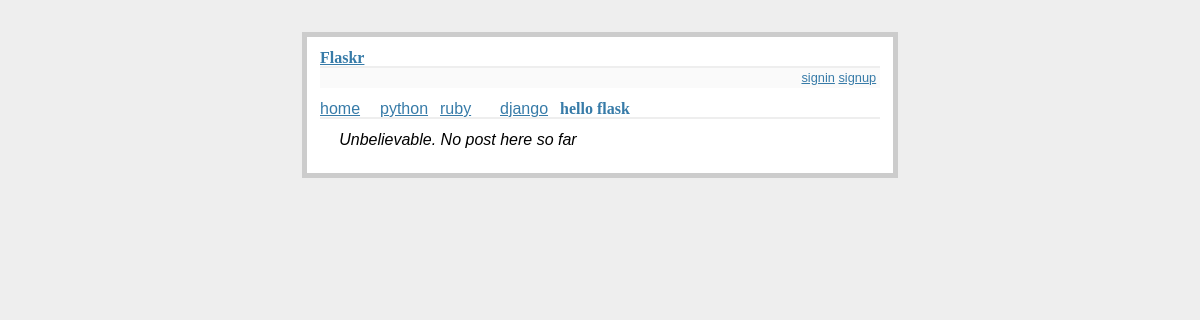
Before: /detail/24 with the older database file.
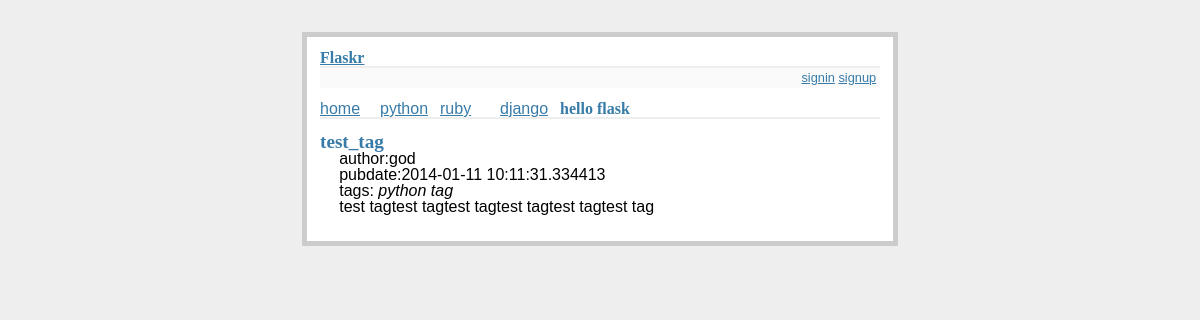
After: the same page with the newer database file.
### app/models.py (models this page shows, shortened)
class Category(db.Model):
    id = db.Column(db.Integer, primary_key=True)
    name = db.Column(db.String(50))

class Post(db.Model):
    id = db.Column(db.Integer, primary_key=True)
    title = db.Column(db.String(80))
    body = db.Column(db.Text)
    pub_date = db.Column(db.DateTime)
    category_id = db.Column(db.Integer, db.ForeignKey('category.id'))
    category = db.relationship(
        'Category', backref=db.backref('posts', lazy='dynamic'))
    user_id = db.Column(db.Integer, db.ForeignKey('user.id'))
    user = db.relationship(
        'User', backref=db.backref('users', lazy='dynamic'))
    tags = db.relationship('Tag', secondary=tag_post,
                           backref=db.backref('tags', lazy='dynamic'))

class User(db.Model):
    id = db.Column(db.Integer, primary_key=True)
    nickname = db.Column(db.String(60), index=True, unique=True)
    email = db.Column(db.String(120), index=True, unique=True)
    password = db.Column(db.String(40), index=True, unique=True)
    role = db.Column(db.SmallInteger, default=ROLE_USER)

class Tag(db.Model):
    id = db.Column(db.Integer, primary_key=True)
    content = db.Column(db.String(100))
    posts = db.relationship('Post', secondary=tag_post,
                            backref=db.backref('posts', lazy='dynamic'))

### app/views.py (the view)
@app.route('/detail/<id>')
def detail(id):
    categories = Category.query.filter().all()
    post = Post.query.filter_by(id=id).first()
    return render_template('detail.html', categories=categories, post=post)

### app/templates/detail.html
{% extends "base.html" %}
{% block content %}
  <h1>hello flask</h1>
  <ul class=entries>
  {% if post %}
    <li>
      <h2>{{ post.title }}</h2>
      <span>
        author:{{ post.user.nickname }}<br />
        pubdate:{{ post.pub_date }}<br />
        tags:
        {% if post.tags %}
          {% for tag in post.tags %}
          <em>{{ tag.content }}</em>
          {% endfor %}
        {% else %}
          None
        {% endif %}
      </span>
      <div>
        {{ post.body|safe }}
      </div>
    </li>
  {% else %}
    <li><em>Unbelievable.  No post here so far</em></li>
  {% endif %}
  </ul>
{% endblock %}

### app/templates/base.html (shortened to what this page needs)
<!doctype html>
<html>
  <head>
    <link rel=stylesheet type=text/css href="{{ url_for('static', filename='reset.css') }}">
    <link rel=stylesheet type=text/css href="{{ url_for('static', filename='style.css') }}">
  </head>
  <body>
    <div class=page>
      <h1><a href="{{ url_for('index') }}">Flaskr</a></h1>
      <div class=metanav>
        <div>
          {% if current_user.is_authenticated() %}
            {% if current_user and current_user.role == 1%}
            <a href="{{ url_for('signout') }}">admin</a>
            <a href="{{ url_for('post') }}">post</a>
            {% endif %}
            <a href="{{ url_for('signout') }}">signout</a>
          {% else %}
            <a href="{{ url_for('signin') }}">signin</a>
            <a href="{{ url_for('signup') }}">signup</a>
          {% endif %}
        </div>
      </div>
        {% if categories %}
         <div id="nav">
          <ul>
            <li><a href="{{ url_for('index') }}">home</a>
            {% for category in categories %}
            <li><a href="{{ url_for('list', name=category.name) }}">{{ category.name }}</a></li>
            {% endfor %}
          </ul>
        </div>
        {% endif %}
        {% block content %}{% endblock %}
    </div>
  </body>
</html>

Changed rows visible on the page:
added Post: title "test_tag", pub_date "2014-01-11 10:11:31.334413", body "test tagtest tagtest tagtest tagtest tagtest tag"
now on this page (row unchanged): User: user.nickname "god"
added Tag: content "python tag"
Other visible differences:
text no longer shown: "Unbelievable. No post here so far"
text now shown: "author: pubdate: tags:"
